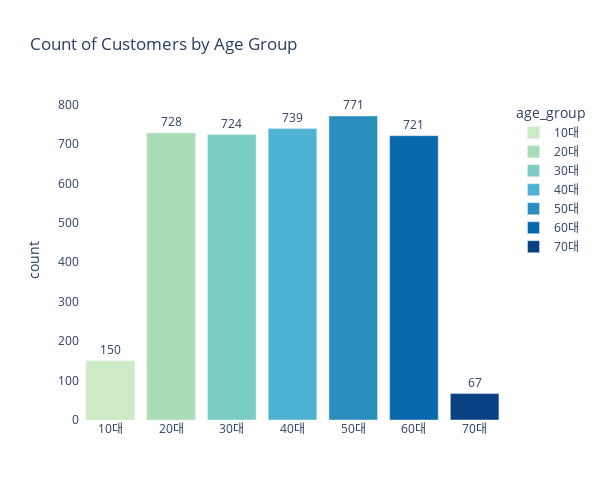

Source (notebook cell):
### Code cell
# 고객 연령대별 판매량 그래프

fig = px.bar(df_by_agegroup, x=df_by_agegroup.index, y=df_by_agegroup.values, 
             title='Count of Customers by Age Group',
             color=df_by_agegroup.index,
             color_discrete_sequence=px.colors.sequential.GnBu[2:],
             text=df_by_agegroup.values)  

fig.update_traces(textposition='outside')  

fig.update_layout(
    xaxis_title='',
    yaxis_title='count', 
    width=600, 
    height=500,
    plot_bgcolor='white'
)

fig.show()

### Figure 1 — Plotly figure (JSON) as saved in the notebook; plotly's stock layout.template omitted (floating-point values rounded to 4 significant figures)
{"data": [{"alignmentgroup": "True", "hovertemplate": "age_group=%{x}<br>y=%{y}<br>text=%{text}<extra></extra>", "legendgroup": "10대", "marker": {"color": "rgb(204,235,197)", "pattern": {"shape": ""}}, "name": "10대", "offsetgroup": "10대", "orientation": "v", "showlegend": true, "text": [150], "textposition": "outside", "type": "bar", "x": ["10대"], "xaxis": "x", "y": [150], "yaxis": "y"}, {"alignmentgroup": "True", "hovertemplate": "age_group=%{x}<br>y=%{y}<br>text=%{text}<extra></extra>", "legendgroup": "20대", "marker": {"color": "rgb(168,221,181)", "pattern": {"shape": ""}}, "name": "20대", "offsetgroup": "20대", "orientation": "v", "showlegend": true, "text": [728], "textposition": "outside", "type": "bar", "x": ["20대"], "xaxis": "x", "y": [728], "yaxis": "y"}, {"alignmentgroup": "True", "hovertemplate": "age_group=%{x}<br>y=%{y}<br>text=%{text}<extra></extra>", "legendgroup": "30대", "marker": {"color": "rgb(123,204,196)", "pattern": {"shape": ""}}, "name": "30대", "offsetgroup": "30대", "orientation": "v", "showlegend": true, "text": [724], "textposition": "outside", "type": "bar", "x": ["30대"], "xaxis": "x", "y": [724], "yaxis": "y"}, {"alignmentgroup": "True", "hovertemplate": "age_group=%{x}<br>y=%{y}<br>text=%{text}<extra></extra>", "legendgroup": "40대", "marker": {"color": "rgb(78,179,211)", "pattern": {"shape": ""}}, "name": "40대", "offsetgroup": "40대", "orientation": "v", "showlegend": true, "text": [739], "textposition": "outside", "type": "bar", "x": ["40대"], "xaxis": "x", "y": [739], "yaxis": "y"}, {"alignmentgroup": "True", "hovertemplate": "age_group=%{x}<br>y=%{y}<br>text=%{text}<extra></extra>", "legendgroup": "50대", "marker": {"color": "rgb(43,140,190)", "pattern": {"shape": ""}}, "name": "50대", "offsetgroup": "50대", "orientation": "v", "showlegend": true, "text": [771], "textposition": "outside", "type": "bar", "x": ["50대"], "xaxis": "x", "y": [771], "yaxis": "y"}, {"alignmentgroup": "True", "hovertemplate": "age_group=%{x}<br>y=%{y}<br>text=%{text}<extra></extra>", "legendgroup": "60대", "marker": {"color": "rgb(8,104,172)", "pattern": {"shape": ""}}, "name": "60대", "offsetgroup": "60대", "orientation": "v", "showlegend": true, "text": [721], "textposition": "outside", "type": "bar", "x": ["60대"], "xaxis": "x", "y": [721], "yaxis": "y"}, {"alignmentgroup": "True", "hovertemplate": "age_group=%{x}<br>y=%{y}<br>text=%{text}<extra></extra>", "legendgroup": "70대", "marker": {"color": "rgb(8,64,129)", "pattern": {"shape": ""}}, "name": "70대", "offsetgroup": "70대", "orientation": "v", "showlegend": true, "text": [67], "textposition": "outside", "type": "bar", "x": ["70대"], "xaxis": "x", "y": [67], "yaxis": "y"}], "layout": {"barmode": "relative", "height": 500, "legend": {"title": {"text": "age_group"}, "tracegroupgap": 0}, "plot_bgcolor": "white", "title": {"text": "Count of Customers by Age Group"}, "width": 600, "xaxis": {"anchor": "y", "autorange": true, "categoryarray": ["10대", "20대", "30대", "40대", "50대", "60대", "70대"], "categoryorder": "array", "domain": [0, 1], "range": [-0.5, 6.5], "title": {"text": ""}, "type": "category"}, "yaxis": {"anchor": "x", "autorange": true, "domain": [0, 1], "range": [0, 811.6], "title": {"text": "count"}, "type": "linear"}}}
